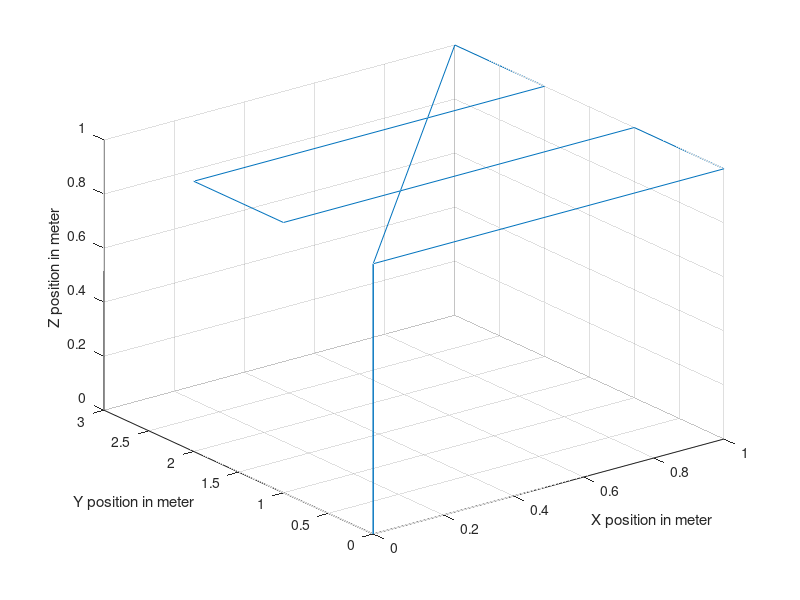

MATLAB code to generate this figure:
clear all;
close all;

x=[0,0,1,1,0,0,1,1,1,0,0];
y=[0,0,0,1,1,2,2,3,3,0,0];
z=[0,1,1,1,1,1,1,1,1,1,0];

plot3(x,y,z);
grid on
xlabel('X position in meter')
ylabel('Y position in meter')
zlabel('Z position in meter')
% hold on
% x=[1,0,0];
% y=[3,0,0];
% z=[1,1,0];
% plot3(x,y,z)